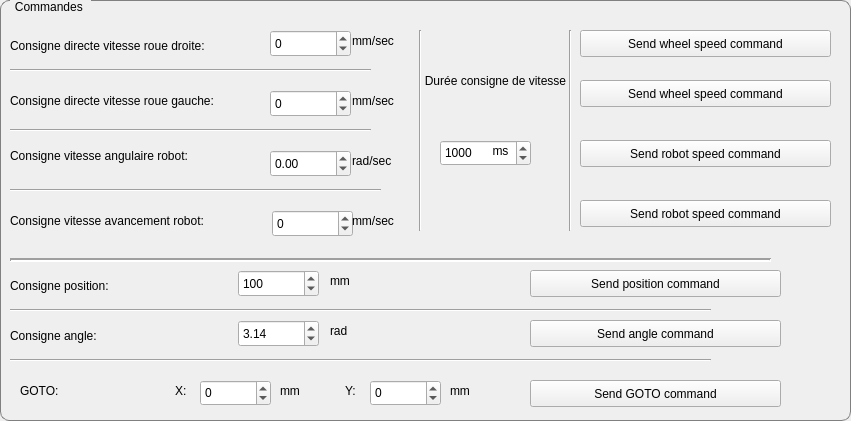
   <widget class="QGroupBox" name="groupBox_3">
    <property name="geometry">
     <rect>
      <x>30</x>
      <y>330</y>
      <width>851</width>
      <height>421</height>
     </rect>
    </property>
    <property name="styleSheet">
     <string notr="true">QGroupBox {
    border: 1px solid gray;
    border-radius: 9px;
    margin-top: 0.5em;
}

QGroupBox::title {
    subcontrol-origin: margin;
    left: 10px;
    padding: 0 3px 0 3px;
}</string>
    </property>
    <property name="title">
     <string>Commandes </string>
    </property>
    <widget class="QLabel" name="label_6">
     <property name="geometry">
      <rect>
       <x>10</x>
       <y>270</y>
       <width>221</width>
       <height>31</height>
      </rect>
     </property>
     <property name="text">
      <string>Consigne position:</string>
     </property>
     <property name="wordWrap">
      <bool>true</bool>
     </property>
    </widget>
    <widget class="QDoubleSpinBox" name="pos_cmd">
     <property name="geometry">
      <rect>
       <x>238</x>
       <y>270</y>
       <width>81</width>
       <height>27</height>
      </rect>
     </property>
     <property name="decimals">
      <number>0</number>
     </property>
     <property name="minimum">
      <double>-3000.000000000000000</double>
     </property>
     <property name="maximum">
      <double>3000.000000000000000</double>
     </property>
     <property name="value">
      <double>100.000000000000000</double>
     </property>
    </widget>
    <widget class="QPushButton" name="pos_cmd_btn">
     <property name="geometry">
      <rect>
       <x>530</x>
       <y>270</y>
       <width>251</width>
       <height>27</height>
      </rect>
     </property>
     <property name="text">
      <string>Send position command</string>
     </property>
    </widget>
    <widget class="Line" name="line">
     <property name="geometry">
      <rect>
       <x>10</x>
       <y>180</y>
       <width>371</width>
       <height>20</height>
      </rect>
     </property>
     <property name="orientation">
      <enum>Qt::Horizontal</enum>
     </property>
    </widget>
    <widget class="QLabel" name="label_7">
     <property name="geometry">
      <rect>
       <x>10</x>
       <y>190</y>
       <width>261</width>
       <height>61</height>
      </rect>
     </property>
     <property name="text">
      <string>Consigne vitesse avancement robot:</string>
     </property>
     <property name="wordWrap">
      <bool>true</bool>
     </property>
    </widget>
    <widget class="QDoubleSpinBox" name="robot_speed_lin_cmd">
     <property name="geometry">
      <rect>
       <x>272</x>
       <y>210</y>
       <width>81</width>
       <height>27</height>
      </rect>
     </property>
     <property name="decimals">
      <number>0</number>
     </property>
     <property name="minimum">
      <double>-3000.000000000000000</double>
     </property>
     <property name="maximum">
      <double>3000.000000000000000</double>
     </property>
    </widget>
    <widget class="Line" name="line_2">
     <property name="enabled">
      <bool>true</bool>
     </property>
     <property name="geometry">
      <rect>
       <x>10</x>
       <y>250</y>
       <width>761</width>
       <height>20</height>
      </rect>
     </property>
     <property name="lineWidth">
      <number>2</number>
     </property>
     <property name="orientation">
      <enum>Qt::Horizontal</enum>
     </property>
    </widget>
    <widget class="QPushButton" name="robot_speed_lin_cmd_btn">
     <property name="geometry">
      <rect>
       <x>580</x>
       <y>200</y>
       <width>251</width>
       <height>27</height>
      </rect>
     </property>
     <property name="text">
      <string>Send robot speed command</string>
     </property>
    </widget>
    <widget class="QLabel" name="label_10">
     <property name="geometry">
      <rect>
       <x>330</x>
       <y>270</y>
       <width>67</width>
       <height>21</height>
      </rect>
     </property>
     <property name="text">
      <string>mm</string>
     </property>
    </widget>
    <widget class="QLabel" name="label_12">
     <property name="geometry">
      <rect>
       <x>352</x>
       <y>190</y>
       <width>61</width>
       <height>61</height>
      </rect>
     </property>
     <property name="text">
      <string>mm/sec</string>
     </property>
    </widget>
    <widget class="Line" name="line_3">
     <property name="geometry">
      <rect>
       <x>10</x>
       <y>300</y>
       <width>701</width>
       <height>20</height>
      </rect>
     </property>
     <property name="orientation">
      <enum>Qt::Horizontal</enum>
     </property>
    </widget>
    <widget class="QLabel" name="label_11">
     <property name="geometry">
      <rect>
       <x>330</x>
       <y>320</y>
       <width>67</width>
       <height>21</height>
      </rect>
     </property>
     <property name="text">
      <string>rad</string>
     </property>
    </widget>
    <widget class="QDoubleSpinBox" name="angle_cmd">
     <property name="geometry">
      <rect>
       <x>238</x>
       <y>320</y>
       <width>81</width>
       <height>27</height>
      </rect>
     </property>
     <property name="minimum">
      <double>-100.000000000000000</double>
     </property>
     <property name="maximum">
      <double>100.000000000000000</double>
     </property>
     <property name="value">
      <double>3.140000000000000</double>
     </property>
    </widget>
    <widget class="QLabel" name="label_8">
     <property name="geometry">
      <rect>
       <x>10</x>
       <y>320</y>
       <width>221</width>
       <height>31</height>
      </rect>
     </property>
     <property name="text">
      <string>Consigne angle:</string>
     </property>
     <property name="wordWrap">
      <bool>true</bool>
     </property>
    </widget>
    <widget class="QPushButton" name="angle_cmd_btn">
     <property name="geometry">
      <rect>
       <x>530</x>
       <y>320</y>
       <width>251</width>
       <height>27</height>
      </rect>
     </property>
     <property name="text">
      <string>Send angle command</string>
     </property>
    </widget>
    <widget class="QLabel" name="label_13">
     <property name="geometry">
      <rect>
       <x>352</x>
       <y>130</y>
       <width>61</width>
       <height>61</height>
      </rect>
     </property>
     <property name="text">
      <string>rad/sec</string>
     </property>
    </widget>
    <widget class="QLabel" name="label_9">
     <property name="geometry">
      <rect>
       <x>10</x>
       <y>120</y>
       <width>261</width>
       <height>71</height>
      </rect>
     </property>
     <property name="text">
      <string>Consigne vitesse angulaire robot:</string>
     </property>
     <property name="wordWrap">
      <bool>true</bool>
     </property>
    </widget>
    <widget class="QDoubleSpinBox" name="robot_speed_ang_cmd">
     <property name="geometry">
      <rect>
       <x>270</x>
       <y>150</y>
       <width>81</width>
       <height>27</height>
      </rect>
     </property>
     <property name="minimum">
      <double>-100.000000000000000</double>
     </property>
     <property name="maximum">
      <double>100.000000000000000</double>
     </property>
    </widget>
    <widget class="QPushButton" name="robot_speed_ang_cmd_btn">
     <property name="geometry">
      <rect>
       <x>580</x>
       <y>140</y>
       <width>251</width>
       <height>27</height>
      </rect>
     </property>
     <property name="text">
      <string>Send robot speed command</string>
     </property>
    </widget>
    <widget class="Line" name="line_4">
     <property name="geometry">
      <rect>
       <x>10</x>
       <y>120</y>
       <width>361</width>
       <height>20</height>
      </rect>
     </property>
     <property name="orientation">
      <enum>Qt::Horizontal</enum>
     </property>
    </widget>
    <widget class="QPushButton" name="left_whell_speed_cmd_btn">
     <property name="geometry">
      <rect>
       <x>580</x>
       <y>80</y>
       <width>251</width>
       <height>27</height>
      </rect>
     </property>
     <property name="text">
      <string>Send wheel speed command</string>
     </property>
    </widget>
    <widget class="QDoubleSpinBox" name="left_wheel_speed_cmd">
     <property name="geometry">
      <rect>
       <x>270</x>
       <y>90</y>
       <width>81</width>
       <height>27</height>
      </rect>
     </property>
     <property name="decimals">
      <number>0</number>
     </property>
     <property name="minimum">
      <double>-3000.000000000000000</double>
     </property>
     <property name="maximum">
      <double>3000.000000000000000</double>
     </property>
     <property name="singleStep">
      <double>10.000000000000000</double>
     </property>
    </widget>
    <widget class="QLabel" name="label_14">
     <property name="geometry">
      <rect>
       <x>10</x>
       <y>70</y>
       <width>261</width>
       <height>61</height>
      </rect>
     </property>
     <property name="text">
      <string>Consigne directe vitesse roue gauche:</string>
     </property>
     <property name="wordWrap">
      <bool>true</bool>
     </property>
    </widget>
    <widget class="QLabel" name="label_15">
     <property name="geometry">
      <rect>
       <x>352</x>
       <y>70</y>
       <width>61</width>
       <height>61</height>
      </rect>
     </property>
     <property name="text">
      <string>mm/sec</string>
     </property>
    </widget>
    <widget class="Line" name="line_5">
     <property name="geometry">
      <rect>
       <x>10</x>
       <y>60</y>
       <width>361</width>
       <height>20</height>
      </rect>
     </property>
     <property name="orientation">
      <enum>Qt::Horizontal</enum>
     </property>
    </widget>
    <widget class="QDoubleSpinBox" name="right_wheel_speed_cmd">
     <property name="geometry">
      <rect>
       <x>270</x>
       <y>30</y>
       <width>81</width>
       <height>27</height>
      </rect>
     </property>
     <property name="decimals">
      <number>0</number>
     </property>
     <property name="minimum">
      <double>-3000.000000000000000</double>
     </property>
     <property name="maximum">
      <double>3000.000000000000000</double>
     </property>
     <property name="singleStep">
      <double>10.000000000000000</double>
     </property>
    </widget>
    <widget class="QLabel" name="label_16">
     <property name="geometry">
      <rect>
       <x>10</x>
       <y>20</y>
       <width>261</width>
       <height>51</height>
      </rect>
     </property>
     <property name="text">
      <string>Consigne directe vitesse roue droite:</string>
     </property>
     <property name="wordWrap">
      <bool>true</bool>
     </property>
    </widget>
    <widget class="QPushButton" name="right_whell_speed_cmd_btn">
     <property name="geometry">
      <rect>
       <x>580</x>
       <y>30</y>
       <width>251</width>
       <height>27</height>
      </rect>
     </property>
     <property name="text">
      <string>Send wheel speed command</string>
     </property>
    </widget>
    <widget class="QLabel" name="label_17">
     <property name="geometry">
      <rect>
       <x>352</x>
       <y>10</y>
       <width>61</width>
       <height>61</height>
      </rect>
     </property>
     <property name="text">
      <string>mm/sec</string>
     </property>
    </widget>
    <widget class="Line" name="line_6">
     <property name="geometry">
      <rect>
       <x>410</x>
       <y>30</y>
       <width>20</width>
       <height>201</height>
      </rect>
     </property>
     <property name="orientation">
      <enum>Qt::Vertical</enum>
     </property>
    </widget>
    <widget class="Line" name="line_7">
     <property name="geometry">
      <rect>
       <x>560</x>
       <y>30</y>
       <width>20</width>
       <height>201</height>
      </rect>
     </property>
     <property name="orientation">
      <enum>Qt::Vertical</enum>
     </property>
    </widget>
    <widget class="QLabel" name="label_26">
     <property name="geometry">
      <rect>
       <x>420</x>
       <y>30</y>
       <width>151</width>
       <height>101</height>
      </rect>
     </property>
     <property name="text">
      <string>Durée consigne de vitesse</string>
     </property>
     <property name="alignment">
      <set>Qt::AlignCenter</set>
     </property>
     <property name="wordWrap">
      <bool>true</bool>
     </property>
    </widget>
    <widget class="QSpinBox" name="speed_consign_duration">
     <property name="geometry">
      <rect>
       <x>440</x>
       <y>140</y>
       <width>91</width>
       <height>26</height>
      </rect>
     </property>
     <property name="minimum">
      <number>100</number>
     </property>
     <property name="maximum">
      <number>20000</number>
     </property>
     <property name="value">
      <number>1000</number>
     </property>
    </widget>
    <widget class="QLabel" name="label_27">
     <property name="geometry">
      <rect>
       <x>490</x>
       <y>130</y>
       <width>21</width>
       <height>41</height>
      </rect>
     </property>
     <property name="text">
      <string>ms</string>
     </property>
     <property name="alignment">
      <set>Qt::AlignCenter</set>
     </property>
     <property name="wordWrap">
      <bool>true</bool>
     </property>
    </widget>
    <widget class="Line" name="line_8">
     <property name="geometry">
      <rect>
       <x>10</x>
       <y>350</y>
       <width>701</width>
       <height>20</height>
      </rect>
     </property>
     <property name="orientation">
      <enum>Qt::Horizontal</enum>
     </property>
    </widget>
    <widget class="QLabel" name="label_18">
     <property name="geometry">
      <rect>
       <x>20</x>
       <y>370</y>
       <width>61</width>
       <height>41</height>
      </rect>
     </property>
     <property name="text">
      <string>GOTO:</string>
     </property>
    </widget>
    <widget class="QSpinBox" name="goto_X">
     <property name="geometry">
      <rect>
       <x>200</x>
       <y>380</y>
       <width>71</width>
       <height>26</height>
      </rect>
     </property>
     <property name="minimum">
      <number>-3000</number>
     </property>
     <property name="maximum">
      <number>3000</number>
     </property>
     <property name="singleStep">
      <number>10</number>
     </property>
    </widget>
    <widget class="QLabel" name="label_19">
     <property name="geometry">
      <rect>
       <x>175</x>
       <y>380</y>
       <width>21</width>
       <height>21</height>
      </rect>
     </property>
     <property name="text">
      <string>X:</string>
     </property>
    </widget>
    <widget class="QLabel" name="label_20">
     <property name="geometry">
      <rect>
       <x>280</x>
       <y>380</y>
       <width>31</width>
       <height>21</height>
      </rect>
     </property>
     <property name="text">
      <string>mm</string>
     </property>
    </widget>
    <widget class="QLabel" name="label_21">
     <property name="geometry">
      <rect>
       <x>450</x>
       <y>380</y>
       <width>31</width>
       <height>21</height>
      </rect>
     </property>
     <property name="text">
      <string>mm</string>
     </property>
    </widget>
    <widget class="QSpinBox" name="goto_Y">
     <property name="geometry">
      <rect>
       <x>370</x>
       <y>380</y>
       <width>71</width>
       <height>26</height>
      </rect>
     </property>
     <property name="minimum">
      <number>-3000</number>
     </property>
     <property name="maximum">
      <number>3000</number>
     </property>
     <property name="singleStep">
      <number>10</number>
     </property>
    </widget>
    <widget class="QLabel" name="label_28">
     <property name="geometry">
      <rect>
       <x>345</x>
       <y>380</y>
       <width>21</width>
       <height>21</height>
      </rect>
     </property>
     <property name="text">
      <string>Y:</string>
     </property>
    </widget>
    <widget class="QPushButton" name="goto_cmd_btn">
     <property name="geometry">
      <rect>
       <x>530</x>
       <y>380</y>
       <width>251</width>
       <height>27</height>
      </rect>
     </property>
     <property name="text">
      <string>Send GOTO command</string>
     </property>
    </widget>
   </widget>
